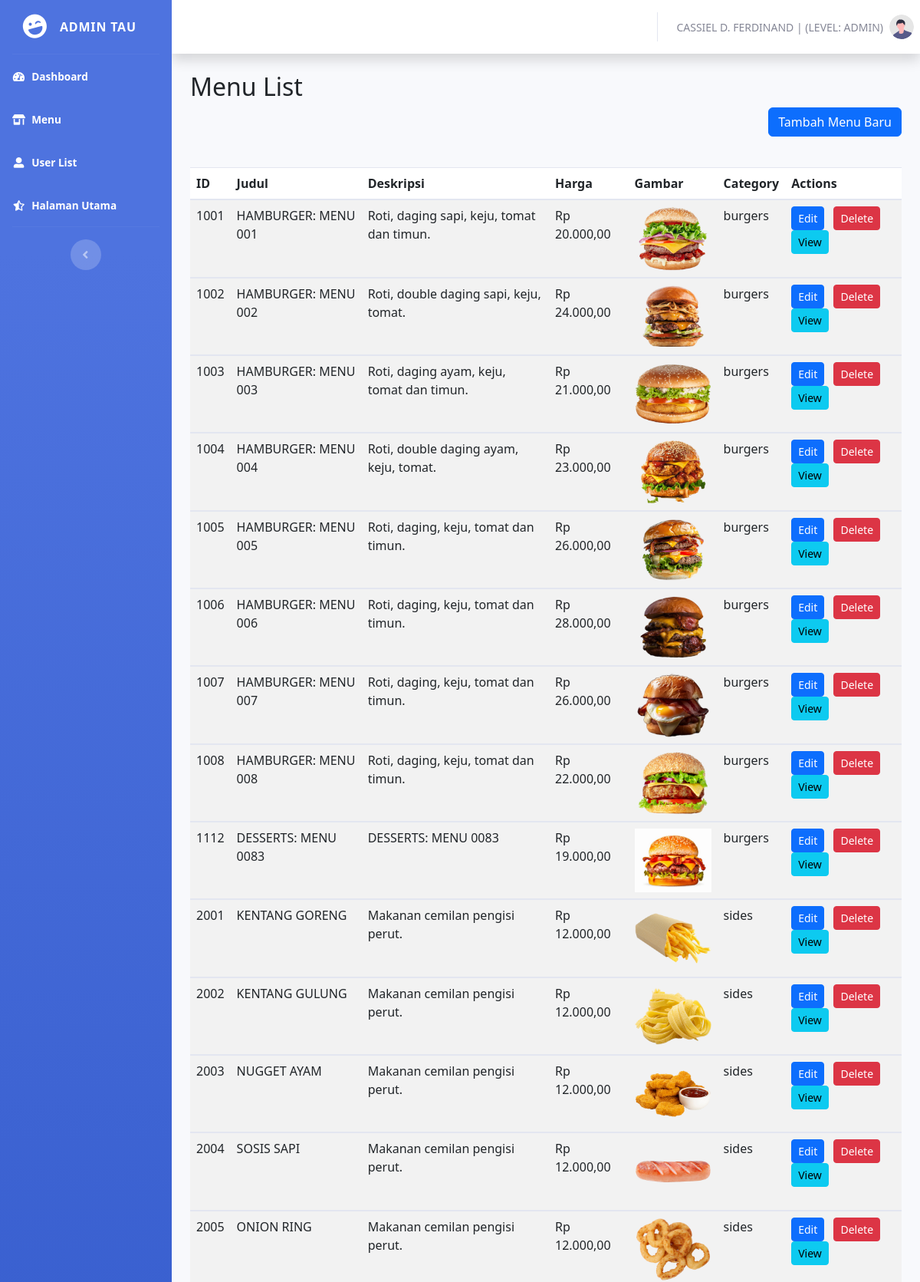
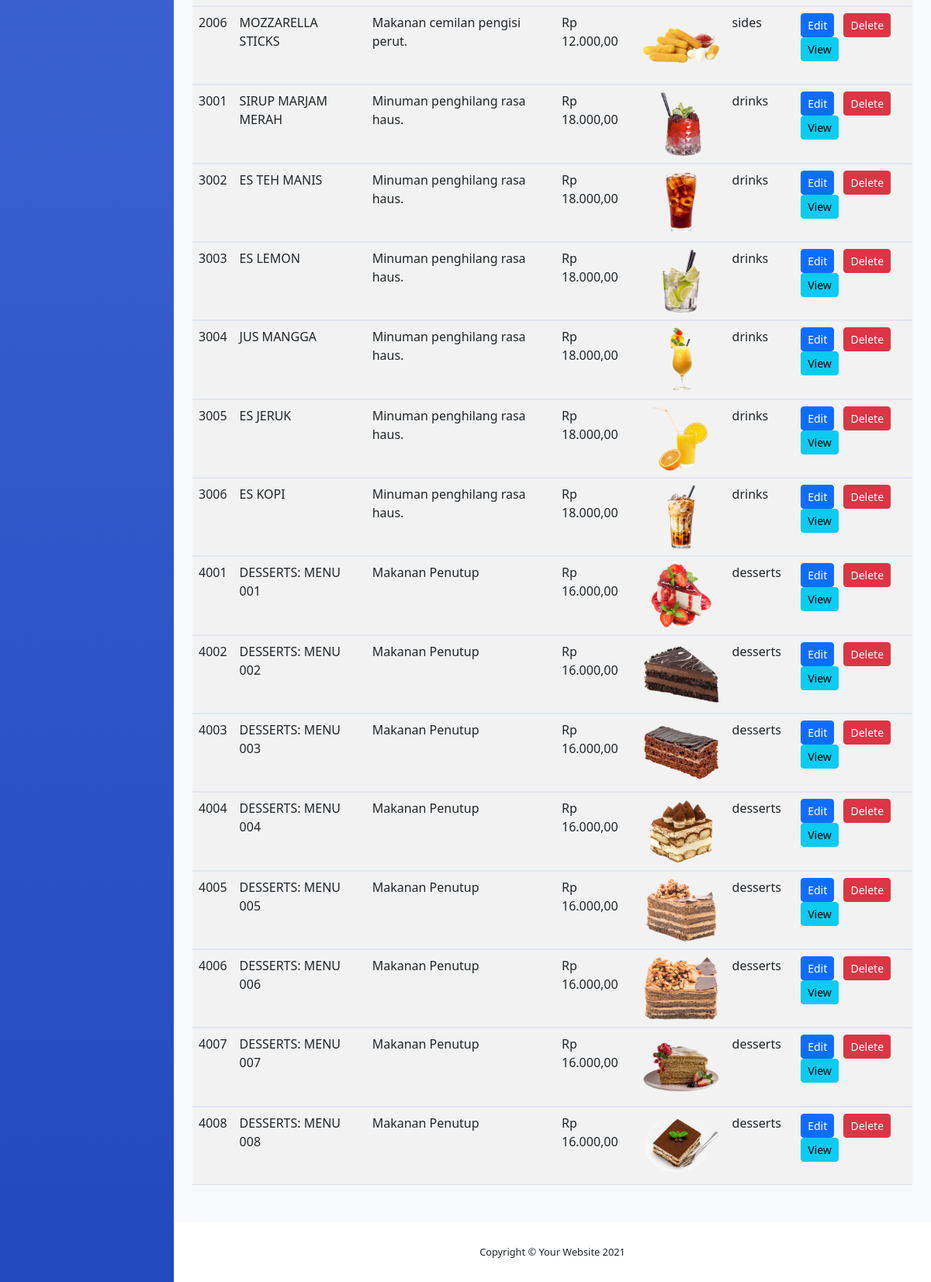
The page /admin/index.php?halaman=menu (signed in) on the database its author committed (2 pictures, top to bottom).
### tables this page shows
CREATE TABLE `users` (
  `id` int(2) NOT NULL,
  `username` varchar(10) NOT NULL,
  `password` varchar(32) NOT NULL,
  `level` enum('admin','user') NOT NULL,
  `name` varchar(20) NOT NULL
);

CREATE TABLE `menu` (
  `id` varchar(4) NOT NULL,
  `judul` varchar(20) NOT NULL,
  `deskripsi` varchar(100) NOT NULL,
  `harga` varchar(7) NOT NULL,
  `gambar` varchar(40) NOT NULL,
  `category` enum('burgers','sides','drinks','desserts') NOT NULL
);

### admin/session.php (called while the page is built, shortened)
<?php
   $login_session = $_SESSION['login_user'];
?>

### admin/menu.php (the view, shortened to what this page needs)
<?php if($users['level'] == "admin") {?>
                <div class="container-fluid">
                    <div class="container mt-4">
                        <h2>Menu List</h2>
                        <div class="d-flex justify-content-end">
                            <a href="#" class="btn btn-primary mb-3" id="tambahMenu"><i class="bi bi-pencil"></i> Tambah Menu Baru</a>
                        </div>
                        <br>
                        <table class="table table-striped table-responsive-lg">
                        <thead>
                            <tr>
                            <th>ID</th>
                            <th>Judul</th>
                            <th>Deskripsi</th>
                            <th>Harga</th>
                            <th>Gambar</th>
                            <th>Category</th>
                            <th>Actions</th>
                            </tr>
                        </thead>
                        <?php
						$query = mysqli_query($db, "SELECT id, judul, deskripsi, harga, gambar, category FROM menu");
						if (mysqli_num_rows($query) > 0) {
							while ($menu = mysqli_fetch_assoc($query)) {
					    ?>
                        <tbody>
                            <tr>
                            <td><?php echo $menu['id'];?></td>
                            <td><?php echo $menu['judul'];?></td>
                            <td><?php echo $menu['deskripsi'];?></td>
                            <td>Rp <?php echo $menu['harga'];?>,00</td>
                            <td><img src="../assets/images/menu/<?php echo $menu['gambar'];?>" style="max-width: 100px;"></td>
                            <td><?php echo $menu['category'];?></td>
                            <td>
                                <a href="index.php?halaman=menu&edit=<?php echo $menu['id'];?>" class="btn btn-primary btn-sm me-2" data-bs-toggle="modal" data-bs-target="#editModal"><i class="bi bi-pencil"></i> Edit</a>
                                <form id="deleteForm" action="delete_menu.php" method="post" style="display: inline;">
                                    <button type="submit" name="delete_menu" class="btn btn-danger btn-sm me-2" onclick="return confirm('Apakah Anda yakin ingin menghapus menu ini?');">
                                        <i class="bi bi-trash"></i> Delete
                                    </button>
                                </form>
                                <a href="../index.php" class="btn btn-info btn-sm"><i class="bi bi-eye"></i> View</a>
                            </td>
                            </tr>
                        </tbody>
                        <?php
						}
						} else {
							echo "No menu items found.";
						}
					    ?>
                        </table>
                    </div>
                </div>
                <?php } else if($users['level'] == "user") {?>
                    <h1>Ini adalah tampilan user</h1>
                <?php } ?>

### admin/index.php (shortened to what this page needs)
<?php
    include('session.php');
    include('../koneksi.php');
    $query = mysqli_query($db, "SELECT id, name, level FROM users WHERE username = '$login_session'");
    $users = mysqli_fetch_assoc($query);
?>
<!DOCTYPE html>
<html lang="en">
<head>
    <link href="vendor/fontawesome-free/css/all.min.css" rel="stylesheet" type="text/css">
    <link href="css/sb-admin-2.min.css" rel="stylesheet">
    <link href="https://cdn.jsdelivr.net/npm/bootstrap@5.3.0/dist/css/bootstrap.min.css" rel="stylesheet">
</head>
<body id="page-top">
    <div id="wrapper">
        <?php if($users['level'] == "admin") {?>
        <ul class="navbar-nav bg-gradient-primary sidebar sidebar-dark accordion" id="accordionSidebar">
            <a class="sidebar-brand d-flex align-items-center justify-content-center" href="index.php">
                <div class="sidebar-brand-icon rotate-n-15">
                    <i class="fas fa-laugh-wink"></i>
                </div>
                <div class="sidebar-brand-text mx-3">ADMIN TAU</div>
            </a>
            <hr class="sidebar-divider my-0">
            <li class="nav-item active">
                <a class="nav-link" href="index.php">
                    <i class="fas fa-fw fa-tachometer-alt"></i>
                    <span>Dashboard</span></a>
            </li>
            <li class="nav-item active">
                <a class="nav-link" href="index.php?halaman=menu">
                    <i class="fas fa-fw fa-store-alt"></i>
                    <span>Menu</span></a>
            </li>
            <li class="nav-item active">
                <a class="nav-link" href="index.php?halaman=user">
                    <i class="fas fa-fw fa-user-alt"></i>
                    <span>User List</span></a>
            </li>
            <li class="nav-item active">
                <a class="nav-link" href="../index.php">
                    <i class="fas fa-fw fa-star-half-alt"></i>
                    <span>Halaman Utama</span></a>
            </li>
            <hr class="sidebar-divider d-none d-md-block">
            <div class="text-center d-none d-md-inline">
                <button class="rounded-circle border-0" id="sidebarToggle"></button>
            </div>
        </ul>
        <?php } else if($users['level'] == "user"){?>
        <ul class="navbar-nav bg-gradient-primary sidebar sidebar-dark accordion" id="accordionSidebar">
            <a class="sidebar-brand d-flex align-items-center justify-content-center" href="index.php">
                <div class="sidebar-brand-icon rotate-n-15">
                    <i class="fas fa-laugh-wink"></i>
                </div>
                <div class="sidebar-brand-text mx-3">ADMIN TAU</div>
            </a>
            <hr class="sidebar-divider my-0">
            <li class="nav-item active">
                <a class="nav-link" href="index.php">
                    <i class="fas fa-fw fa-tachometer-alt"></i>
                    <span>Dashboard</span></a>
            </li>
            <li class="nav-item active">
                <a class="nav-link" href="index.php?halaman=orders">
                    <i class="fas fa-fw fa-tachometer-alt"></i>
                    <span>Orders</span></a>
            </li>
            <li class="nav-item active">
                <a class="nav-link" href="../index.php">
                    <i class="fas fa-fw fa-star-half-alt"></i>
                    <span>Halaman Utama</span></a>
            </li>
            <hr class="sidebar-divider d-none d-md-block">
            <div class="text-center d-none d-md-inline">
                <button class="rounded-circle border-0" id="sidebarToggle"></button>
            </div>
            </ul>
            <?php } ?>
        <div id="content-wrapper" class="d-flex flex-column">
            <div id="content">
                <nav class="navbar navbar-expand navbar-light bg-white topbar mb-4 static-top shadow">
                    <ul class="navbar-nav ml-auto">
                        <li class="nav-item dropdown no-arrow">
                            <a class="nav-link dropdown-toggle" href="#" id="userDropdown" role="button"
                                data-toggle="dropdown" aria-haspopup="true" aria-expanded="false">
                                <span class="mr-2 d-none d-lg-inline text-gray-600 small" style="text-transform: uppercase;"><?php echo $users['name']." | (Level: ". $users['level'].")"; ?></span>
                                <img class="img-profile rounded-circle"
                                    src="img/undraw_profile.svg">
                            </a>
                        </li>
                    </ul>
                </nav>
                <?php
                if(isset($_GET['halaman'])){
                    $halaman = $_GET['halaman'];
                    switch ($halaman){
                        case 'menu':
                            include './menu.php';
                            break;
                    }
                } else {
                    include './dashboard.php';
                }
                ?>
            </div>
            <footer class="sticky-footer bg-white">
                <div class="container my-auto">
                    <div class="copyright text-center my-auto">
                        <span>Copyright &copy; Your Website 2021</span>
                    </div>
                </div>
            </footer>
        </div>
    </div>
</body>
</html>

### rows shown on the page
users: name "CASSIEL D. FERDINAND", level "ADMIN"
menu: id "1001", judul "HAMBURGER: MENU 001", deskripsi "Roti, daging sapi, keju, tomat dan timun.", harga "20.000", gambar (picture), category "burgers"
menu: id "1002", judul "HAMBURGER: MENU 002", deskripsi "Roti, double daging sapi, keju, tomat.", harga "24.000", gambar (picture), category "burgers"
menu: id "1003", judul "HAMBURGER: MENU 003", deskripsi "Roti, daging ayam, keju, tomat dan timun.", harga "21.000", gambar (picture), category "burgers"
menu: id "1004", judul "HAMBURGER: MENU 004", deskripsi "Roti, double daging ayam, keju, tomat.", harga "23.000", gambar (picture), category "burgers"
menu: id "1005", judul "HAMBURGER: MENU 005", deskripsi "Roti, daging, keju, tomat dan timun.", harga "26.000", gambar (picture), category "burgers"
menu: id "1006", judul "HAMBURGER: MENU 006", deskripsi "Roti, daging, keju, tomat dan timun.", harga "28.000", gambar (picture), category "burgers"
menu: id "1007", judul "HAMBURGER: MENU 007", deskripsi "Roti, daging, keju, tomat dan timun.", harga "26.000", gambar (picture), category "burgers"
menu: id "1008", judul "HAMBURGER: MENU 008", deskripsi "Roti, daging, keju, tomat dan timun.", harga "22.000", gambar (picture), category "burgers"
menu: id "1112", judul "DESSERTS: MENU 0083", deskripsi "DESSERTS: MENU 0083", harga "19.000", gambar (picture), category "burgers"
menu: id "2001", judul "KENTANG GORENG", deskripsi "Makanan cemilan pengisi perut.", harga "12.000", gambar (picture), category "sides"
menu: id "2002", judul "KENTANG GULUNG", deskripsi "Makanan cemilan pengisi perut.", harga "12.000", gambar (picture), category "sides"
menu: id "2003", judul "NUGGET AYAM", deskripsi "Makanan cemilan pengisi perut.", harga "12.000", gambar (picture), category "sides"
menu: id "2004", judul "SOSIS SAPI", deskripsi "Makanan cemilan pengisi perut.", harga "12.000", gambar (picture), category "sides"
menu: id "2005", judul "ONION RING", deskripsi "Makanan cemilan pengisi perut.", harga "12.000", gambar (picture), category "sides"
menu: id "2006", judul "MOZZARELLA STICKS", deskripsi "Makanan cemilan pengisi perut.", harga "12.000", gambar (picture), category "sides"
menu: id "3001", judul "SIRUP MARJAM MERAH", deskripsi "Minuman penghilang rasa haus.", harga "18.000", gambar (picture), category "drinks"
menu: id "3002", judul "ES TEH MANIS", deskripsi "Minuman penghilang rasa haus.", harga "18.000", gambar (picture), category "drinks"
menu: id "3003", judul "ES LEMON", deskripsi "Minuman penghilang rasa haus.", harga "18.000", gambar (picture), category "drinks"
menu: id "3004", judul "JUS MANGGA", deskripsi "Minuman penghilang rasa haus.", harga "18.000", gambar (picture), category "drinks"
menu: id "3005", judul "ES JERUK", deskripsi "Minuman penghilang rasa haus.", harga "18.000", gambar (picture), category "drinks"
menu: id "3006", judul "ES KOPI", deskripsi "Minuman penghilang rasa haus.", harga "18.000", gambar (picture), category "drinks"
menu: id "4001", judul "DESSERTS: MENU 001", deskripsi "Makanan Penutup", harga "16.000", gambar (picture), category "desserts"
menu: id "4002", judul "DESSERTS: MENU 002", deskripsi "Makanan Penutup", harga "16.000", gambar (picture), category "desserts"
menu: id "4003", judul "DESSERTS: MENU 003", deskripsi "Makanan Penutup", harga "16.000", gambar (picture), category "desserts"
menu: id "4004", judul "DESSERTS: MENU 004", deskripsi "Makanan Penutup", harga "16.000", gambar (picture), category "desserts"
menu: id "4005", judul "DESSERTS: MENU 005", deskripsi "Makanan Penutup", harga "16.000", gambar (picture), category "desserts"
menu: id "4006", judul "DESSERTS: MENU 006", deskripsi "Makanan Penutup", harga "16.000", gambar (picture), category "desserts"
menu: id "4007", judul "DESSERTS: MENU 007", deskripsi "Makanan Penutup", harga "16.000", gambar (picture), category "desserts"
menu: id "4008", judul "DESSERTS: MENU 008", deskripsi "Makanan Penutup", harga "16.000", gambar (picture), category "desserts"
